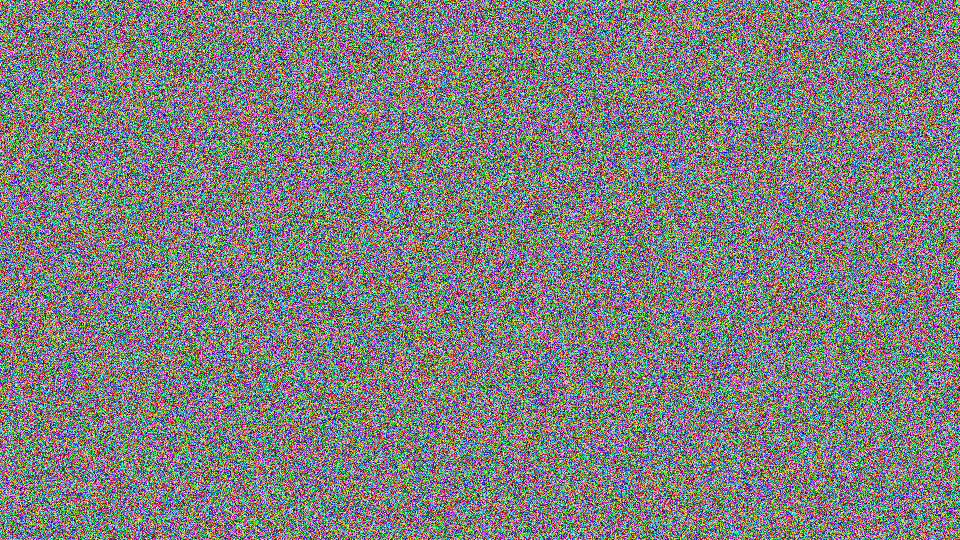
#> input picture Aula09/render_cg.png, 960 x 540 px
$ python code3.py   (older library calls are emulated)
#> lines starting #> are read from the running program, lines starting #| are printed output that depends on the picture
import cv2
import numpy as np

img = cv2.imread("render_cg.png")
#> img is the input picture: shape (540, 960, 3); mean B, G, R 127, 127, 127
if img is None:

 img = np.zeros((480, 640, 3), dtype=np.uint8)
 cv2.rectangle(img, (50,50), (300,300), (200,100,50), -1)
 cv2.circle(img, (450, 240), 120, (50,150,200), -1)
 cv2.imwrite("render_cg.png", img)

cinza = cv2.cvtColor(img, cv2.COLOR_BGR2GRAY)
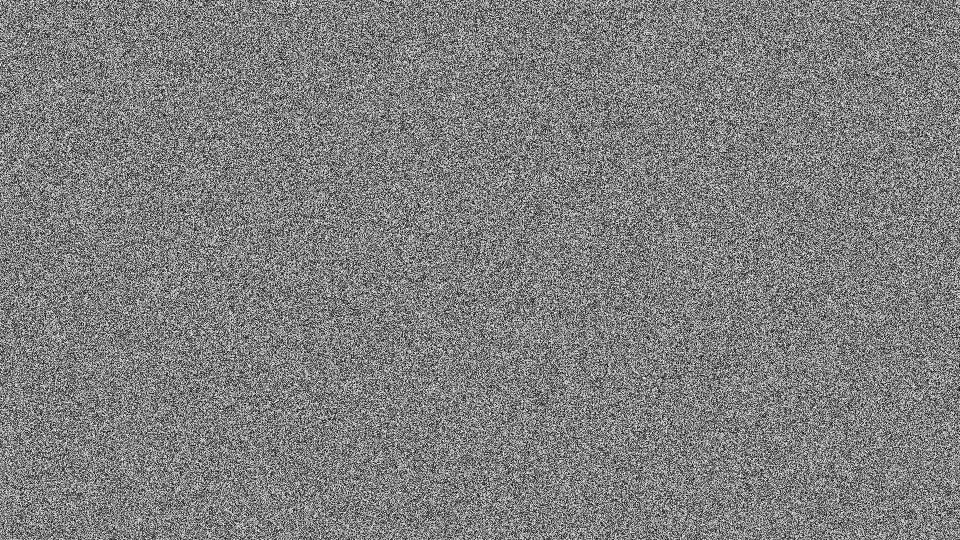
#> cinza: shape (540, 960); min 1, max 253, mean 127

blur_gauss = cv2.GaussianBlur(img, (15, 15), 0)
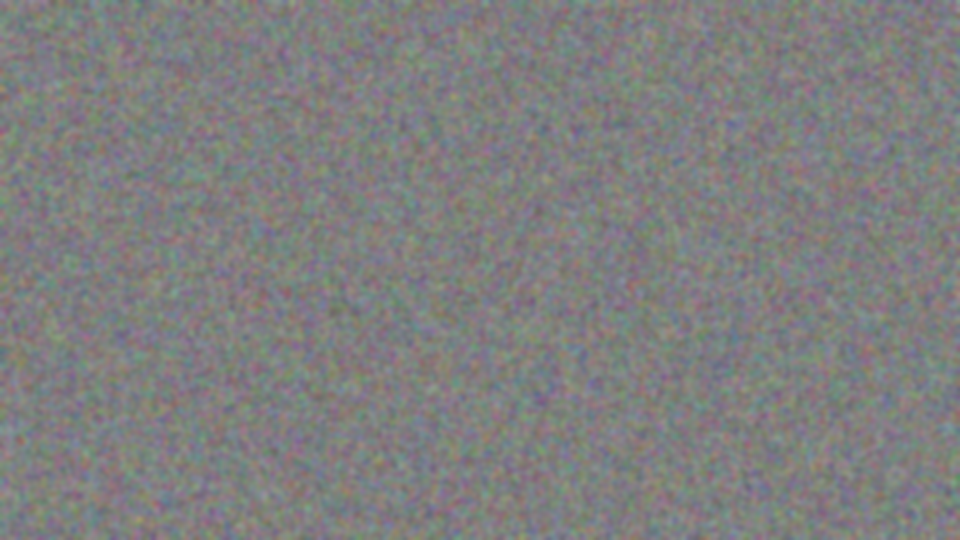
#> blur_gauss: shape (540, 960, 3); mean B, G, R 126.9, 127, 127
blur_median = cv2.medianBlur(img, 15)
blur_box = cv2.blur(img, (15, 15))

bordas = cv2.Canny(cinza, threshold1=50, threshold2=150)
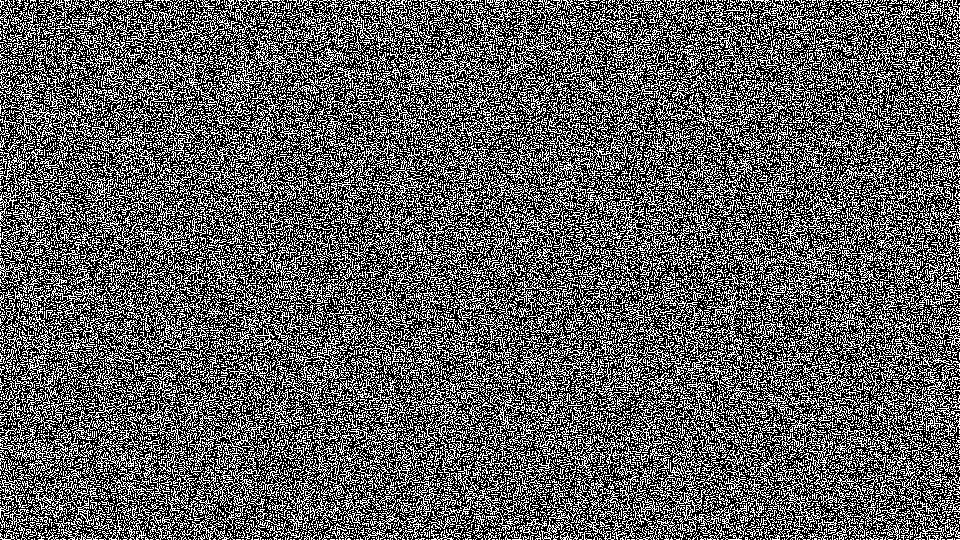
#> bordas: shape (540, 960); 37% white in thin lines or dots

sobel_x = cv2.Sobel(cinza, cv2.CV_64F, 1, 0, ksize=3)
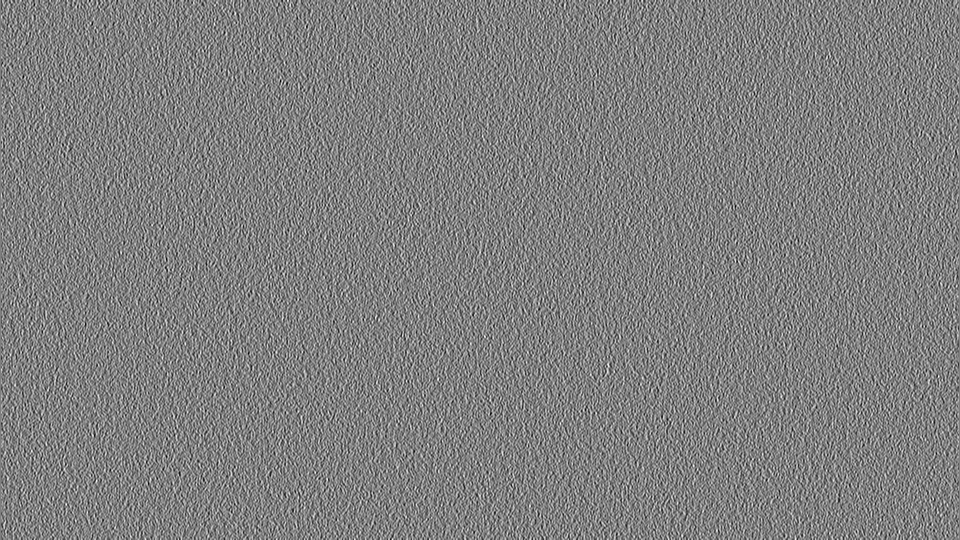
#> sobel_x: shape (540, 960) float64; min -667, max 663, mean 0; drawn with min black and max white
sobel_y = cv2.Sobel(cinza, cv2.CV_64F, 0, 1, ksize=3)
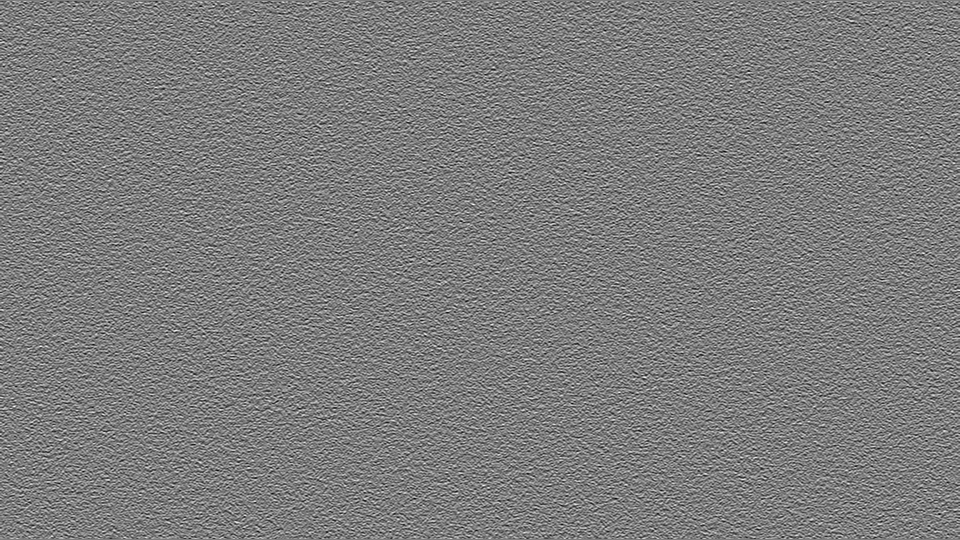
#> sobel_y: shape (540, 960) float64; min -679, max 706, mean 0; drawn with min black and max white
magnitude_grad = np.sqrt(sobel_x**2 + sobel_y**2)
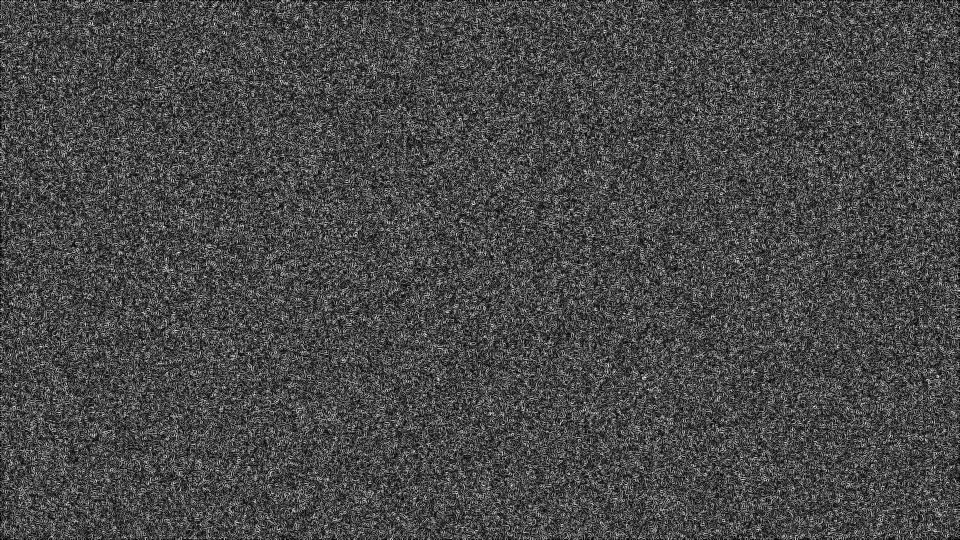
#> magnitude_grad: shape (540, 960) float64; min 0, max 754.3, mean 214.8; drawn with min black and max white
magnitude_grad = cv2.normalize(magnitude_grad, None, 0, 255, cv2.NORM_MINMAX, cv2.CV_8U)

comparacao = np.hstack([
    img,
blur_gauss,
cv2.cvtColor(bordas, cv2.COLOR_GRAY2BGR),
cv2.cvtColor(magnitude_grad, cv2.COLOR_GRAY2BGR)
])
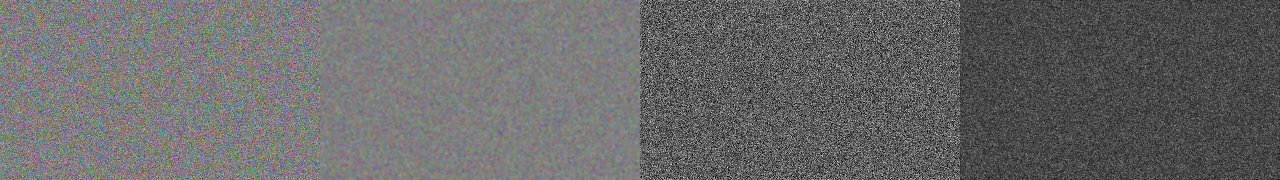
#> comparacao: shape (540, 3840, 3) (shown at 1/3 size); mean B, G, R 105.2, 105.2, 105.2

cv2.imwrite("comparacao_filtros.png", comparacao)
print("Comparação salva em comparacao_filtros.png")
print(f"Imagem final: {comparacao.shape[1]}x{comparacao.shape[0]}")
#| Imagem final: 3840x540
